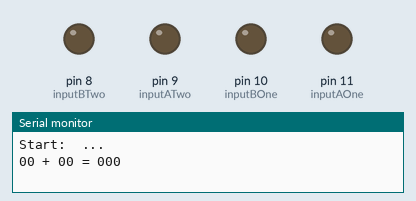
This sketch was run on a simulated Arduino Uno, built with avr-gcc and run on an emulated ATmega328P. On the bench: output pins drawn as LEDs (lit = HIGH), the last lines printed to the serial monitor.

Above: at 0.1 s.
At 7.6 s:
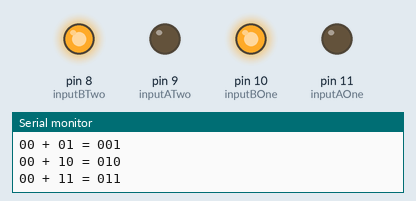
At 12.6 s:
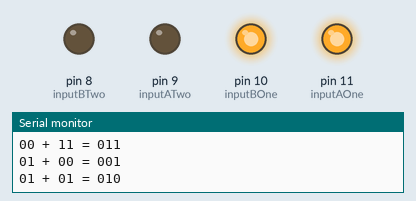
At 17.6 s:
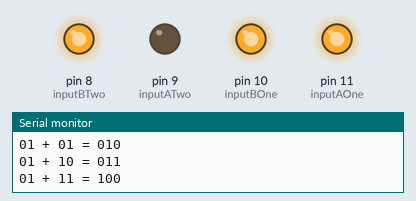
At 27.6 s:
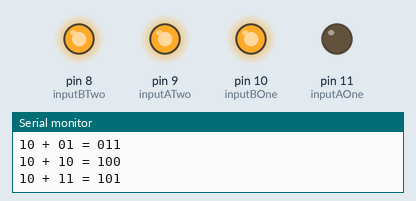
At 37.6 s:
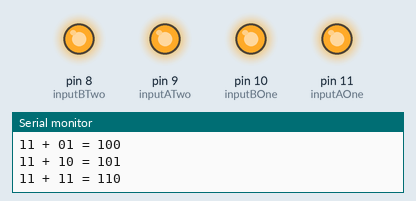
Timing chart, 0 to 39.1 s (numbered marks = the images above):
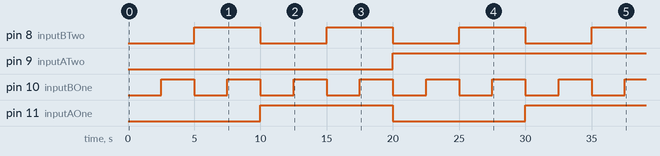

Measured:
- by itself, pin 8 (inputBTwo): alternates HIGH for 5.0 s and LOW for 5.0 s
- by itself, pin 9 (inputATwo): LOW → HIGH at 20.0 s
- by itself, pin 10 (inputBOne): alternates HIGH for 2.5 s and LOW for 2.5 s
- by itself, pin 11 (inputAOne): LOW → HIGH at 10.0 s, → LOW 10.0 s later, → HIGH 10.0 s later

The sketch:

3twobitfulladder.ino
```cpp
/*
  Created by Cristiano S
  Created in May 2023

  Gives inputs to a 2-bit full adder
*/

unsigned int inputAOne = 11;
unsigned int inputBOne = 10;
unsigned int inputATwo = 9;
unsigned int inputBTwo = 8;

void setup()
{
  // Pin inputs
  pinMode(inputAOne, OUTPUT);
  pinMode(inputBOne, OUTPUT);
  pinMode(inputATwo, OUTPUT);
  pinMode(inputBTwo, OUTPUT);
  // Serial monitor
  Serial.begin(9600); // Start the serial monitor at 9600 baud
  Serial.println("\nStart:  ...\n");
}

void loop()
{
  // Truth table row 1
  digitalWrite(inputATwo, LOW);     // Set inputAOne's power to low
  digitalWrite(inputAOne, LOW);
  digitalWrite(inputBTwo, LOW);
  digitalWrite(inputBOne, LOW);
  Serial.println("00 + 00 = 000");  // Print to serial monitor with new line
  delay(2500);                      // Wait for 2500 milliseconds or 2.5 seconds
  // Truth table row 2
  digitalWrite(inputATwo, LOW);
  digitalWrite(inputAOne, LOW);
  digitalWrite(inputBTwo, LOW);
  digitalWrite(inputBOne, HIGH);
  Serial.println("00 + 01 = 001");
  delay(2500);
  // Truth table row 3
  digitalWrite(inputATwo, LOW);
  digitalWrite(inputAOne, LOW);
  digitalWrite(inputBTwo, HIGH);
  digitalWrite(inputBOne, LOW);
  Serial.println("00 + 10 = 010");
  delay(2500);
  // Truth table row 4
  digitalWrite(inputATwo, LOW);
  digitalWrite(inputAOne, LOW);
  digitalWrite(inputBTwo, HIGH);
  digitalWrite(inputBOne, HIGH);
  Serial.println("00 + 11 = 011");
  delay(2500);
  // Truth table row 5
  digitalWrite(inputATwo, LOW);
  digitalWrite(inputAOne, HIGH);
  digitalWrite(inputBTwo, LOW);
  digitalWrite(inputBOne, LOW);
  Serial.println("01 + 00 = 001");
  delay(2500);
  // Truth table row 6
  digitalWrite(inputATwo, LOW);
  digitalWrite(inputAOne, HIGH);
  digitalWrite(inputBTwo, LOW);
  digitalWrite(inputBOne, HIGH);
  Serial.println("01 + 01 = 010");
  delay(2500);
  // Truth table row 7
  digitalWrite(inputATwo, LOW);
  digitalWrite(inputAOne, HIGH);
  digitalWrite(inputBTwo, HIGH);
  digitalWrite(inputBOne, LOW);
  Serial.println("01 + 10 = 011");
  delay(2500);
  // Truth table row 8
  digitalWrite(inputATwo, LOW);
  digitalWrite(inputAOne, HIGH);
  digitalWrite(inputBTwo, HIGH);
  digitalWrite(inputBOne, HIGH);
  Serial.println("01 + 11 = 100");
  delay(2500);
  // Truth table row 9
  digitalWrite(inputATwo, HIGH);
  digitalWrite(inputAOne, LOW);
  digitalWrite(inputBTwo, LOW);
  digitalWrite(inputBOne, LOW);
  Serial.println("10 + 00 = 010");
  delay(2500);
  // Truth table row 10
  digitalWrite(inputATwo, HIGH);
  digitalWrite(inputAOne, LOW);
  digitalWrite(inputBTwo, LOW);
  digitalWrite(inputBOne, HIGH);
  Serial.println("10 + 01 = 011");
  delay(2500);
  // Truth table row 11
  digitalWrite(inputATwo, HIGH);
  digitalWrite(inputAOne, LOW);
  digitalWrite(inputBTwo, HIGH);
  digitalWrite(inputBOne, LOW);
  Serial.println("10 + 10 = 100");
  delay(2500);
  // Truth table row 12
  digitalWrite(inputATwo, HIGH);
  digitalWrite(inputAOne, LOW);
  digitalWrite(inputBTwo, HIGH);
  digitalWrite(inputBOne, HIGH);
  Serial.println("10 + 11 = 101");
  delay(2500);
  // Truth table row 13
  digitalWrite(inputATwo, HIGH);
  digitalWrite(inputAOne, HIGH);
  digitalWrite(inputBTwo, LOW);
  digitalWrite(inputBOne, LOW);
  Serial.println("11 + 00 = 011");
  delay(2500);
  // Truth table row 14
  digitalWrite(inputATwo, HIGH);
  digitalWrite(inputAOne, HIGH);
  digitalWrite(inputBTwo, LOW);
  digitalWrite(inputBOne, HIGH);
  Serial.println("11 + 01 = 100");
  delay(2500);
  // Truth table row 15
  digitalWrite(inputATwo, HIGH);
  digitalWrite(inputAOne, HIGH);
  digitalWrite(inputBTwo, HIGH);
  digitalWrite(inputBOne, LOW);
  Serial.println("11 + 10 = 101");
  delay(2500);
  // Truth table row 16
  digitalWrite(inputATwo, HIGH);
  digitalWrite(inputAOne, HIGH);
  digitalWrite(inputBTwo, HIGH);
  digitalWrite(inputBOne, HIGH);
  Serial.println("11 + 11 = 110");
  delay(2500);

  Serial.println("\nDone\n");
}
```
